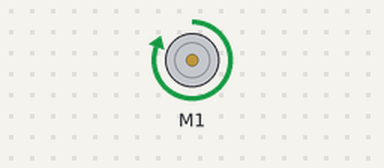
Simulated run of this sketch. Board: Arduino Uno, built with avr-gcc and run on an emulated ATmega328P. On the bench: DC motor (green arrow = forward, orange = backward, longer = faster). What the sketch prints to the serial monitor is not drawn.

Above: at 0.1 s.
Timing chart, 0 to 1.6 s (numbered marks = the images above):
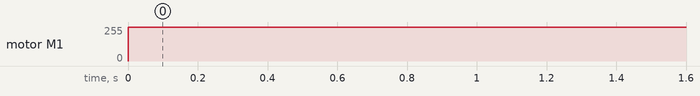

Measured:
- by itself, motor M1: stopped → forward 255/255 at 0.00 s

The sketch:

RunMotor.ino
```cpp
/*
 * APSC 101 Example Sketch
 *
 * M.Malik for APSC 101: 22-Sep-2023
 *
 * Simple example code for testing a DC Motor. Original code from Adafruit.
 *
 * To understand how to use the library methods, Read documentation on the AFMotor library at: https://learn.adafruit.com/afmotor-library-reference/af-dcmotor
 *
 */


#include <AFMotor.h>

/*
* You need to initialize an object of the AF_DCMotor class
* You need to use the port number that your motor/pump is connected to.
* Syntax: AF_DCMotor objname(motorport)
* Example: AF_DCMotor motor(1) for Motor/Pump connected to M1
* Example: AF_DCMotor xpump(3) for Motor/Pump connected to M3
*/
AF_DCMotor motor(1);

void setup() {
  Serial.begin(9600);           // set up Serial library at 9600 bps -- **Ensure Serial Monitor also has baud rate set to 9600**
  Serial.print("Starting motor.");
  motor.setSpeed(255);          // setSpeed() decides the speed at which the motor can run. This value can be between 0-255
  motor.run(FORWARD);           // run() decides the direction. This method also makes the motor move. So you need to call this fuction to get the motor started.
                                // run() can take values: FORWARD, BACKWARD or RELEASE(to stop the motor)

  /* A note on setSpeed():
  * As mentioned, it uses a 8-bit value (0-255).
  * This is mapped linearly with voltage applied to the motor.
  * Meaning, 0 is 0% power, 127 is 50% power, 255 is 100% power and so on.
  * You can slow down the motor/pump, but if you use a very small value,
  * the motor/pump will not have enough starting torque to run, especially if you have a gearbox connected.
  * Try out different values of setSpeed() to see how your motor reacts.
  */
}

void loop() {
  // In this example the code in setup() is enough to make the motor run. No need for loop()
}
```
